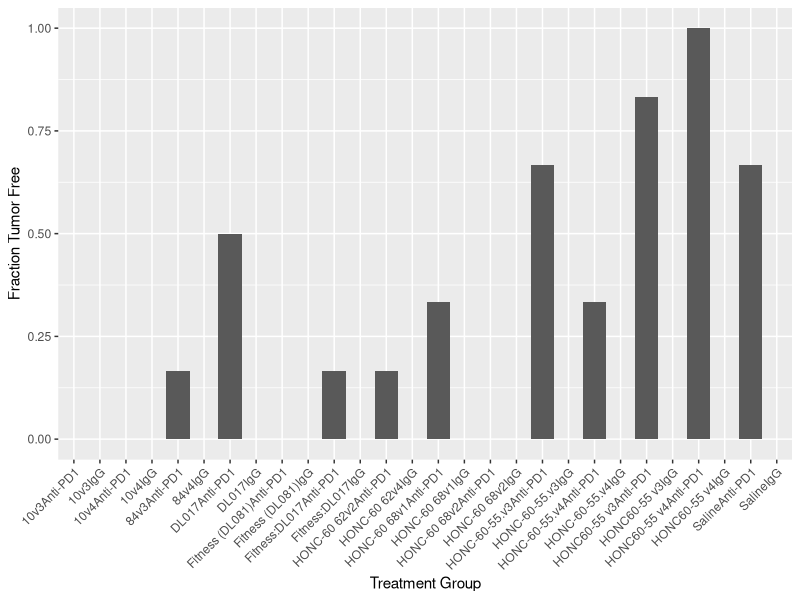
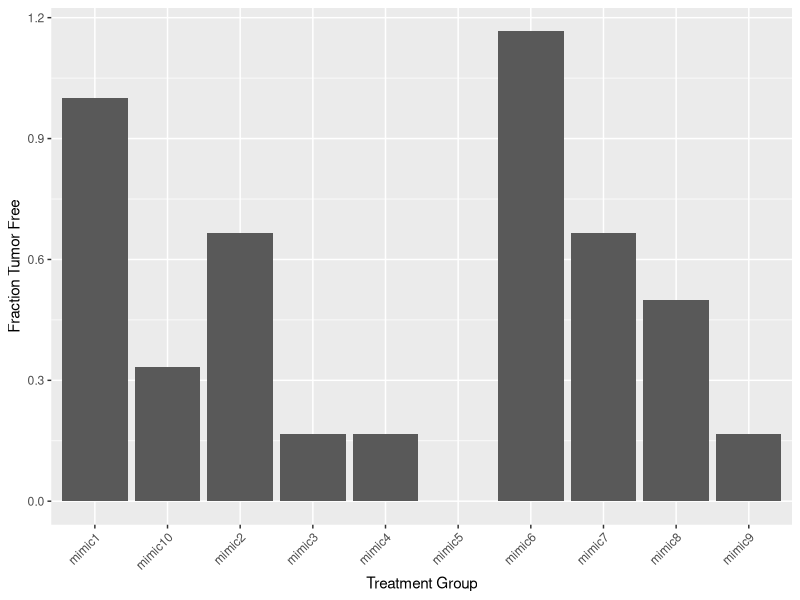
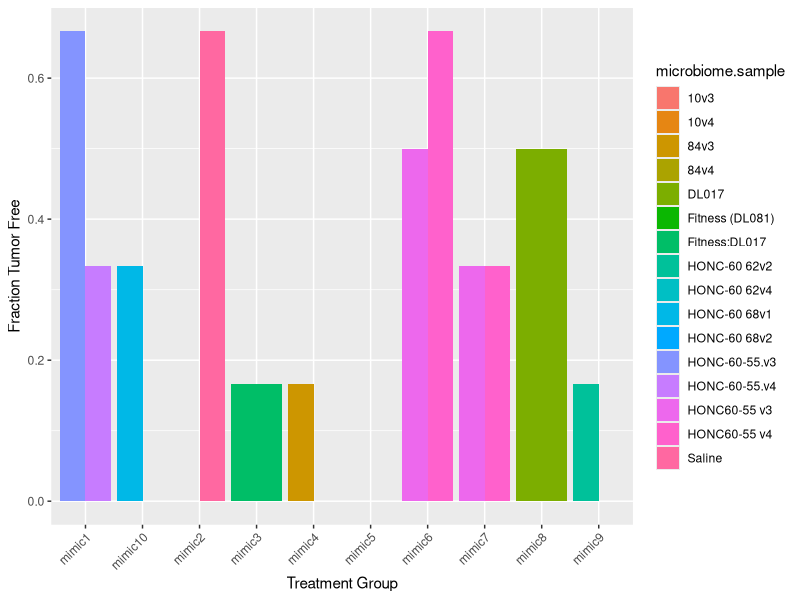
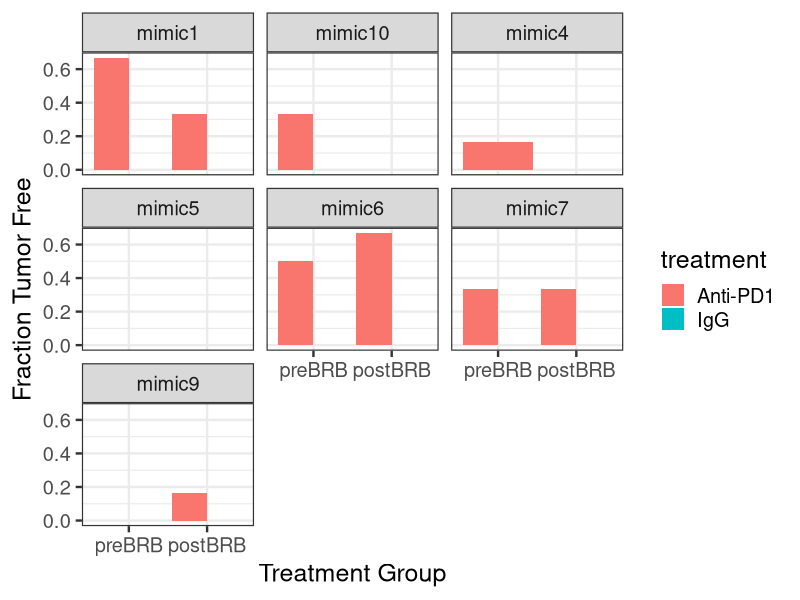
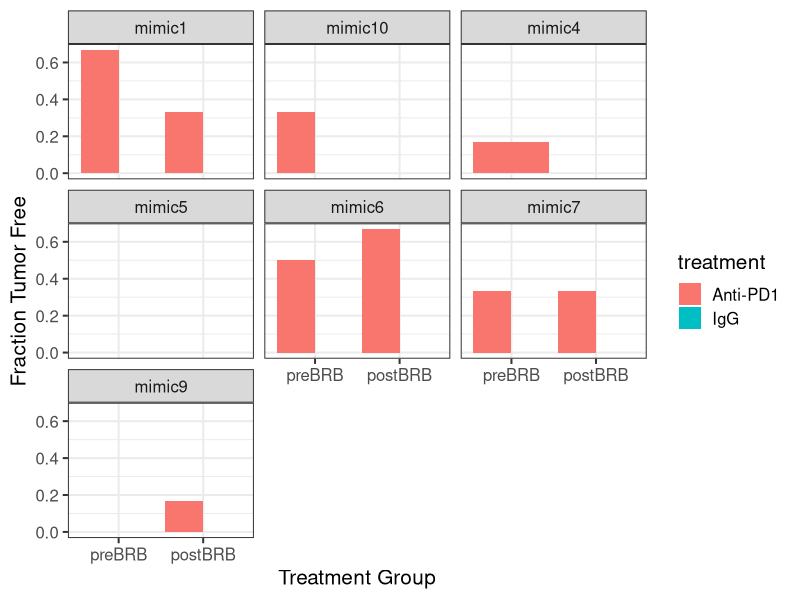
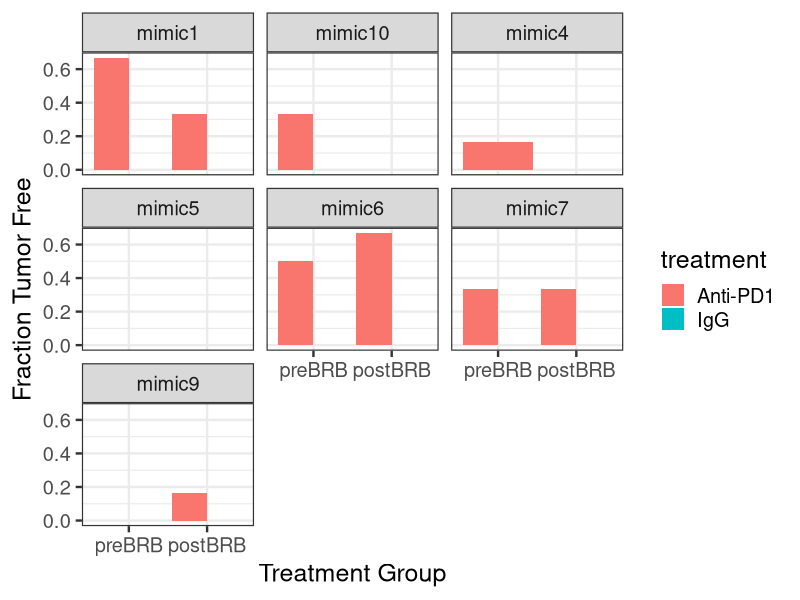
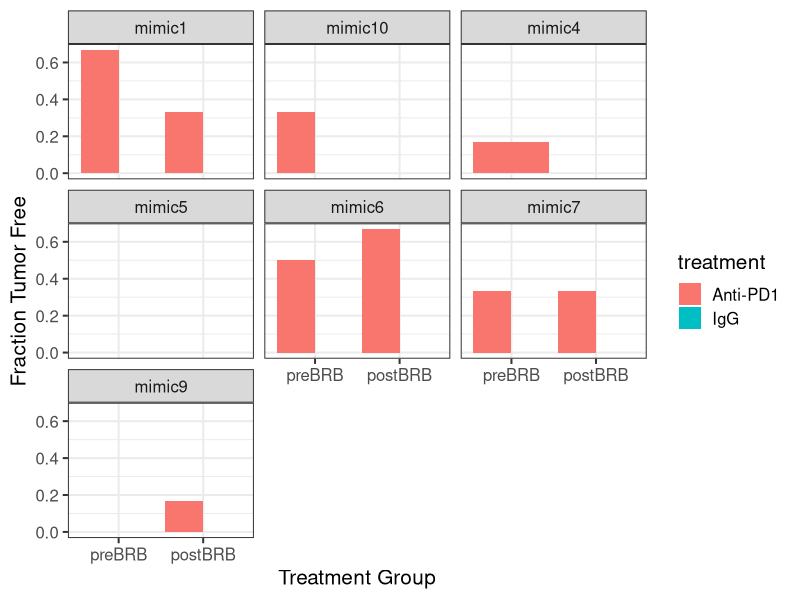

These figures' R source, in order:
## ---- chunk 1
knitr::opts_chunk$set(echo = TRUE)
library(tidyverse)
## ---- chunk 2
x <- read.csv("../data/2022-06-28_tumor-size_R-formatted.csv")%>%
  mutate(treatment=if_else(grepl("PD", treatment), 
                    true = "Anti-PD1", 
                    false = "IgG"))
## ---- chunk 3
y <- 
  x %>%
  group_by(unique.mouse.id) %>%
  filter(days.from.injection == max(days.from.injection)) %>%
  ungroup() %>%
  mutate(new.group = paste0(microbiome.sample, treatment)) %>%
  mutate(tumor.size.is.0 = if_else(tumor.volume > 0, 
                                   true = 0, 
                                   false = 1)) %>%
  group_by(new.group, experiment, microbiome.sample, treatment) %>%
  summarize(frac.0 = sum(tumor.size.is.0) /length(tumor.size.is.0)) %>%
  mutate(brb = if_else(grepl("v1|v3", 
                             microbiome.sample), 
                       true = "preBRB",
                       false = if_else(grepl("v2|v4",
                                             microbiome.sample),
                                       true = "postBRB",
                                       false = microbiome.sample))) %>%
  mutate(brb = fct_relevel(brb, "preBRB"))
## ---- chunk 4
y%>%
  ggplot(aes(x=new.group, y=frac.0)) +
  geom_bar(stat="identity") + 
  labs(y="Fraction Tumor Free", x="Treatment Group") +
  theme(axis.text.x = element_text(angle = 45, hjust=1))

## ---- chunk 5
y%>%
  ggplot(aes(x=experiment, y=frac.0)) +
  geom_bar(stat="identity") + 
  labs(y="Fraction Tumor Free", x="Treatment Group") +
  theme(axis.text.x = element_text(angle = 45, hjust=1))

## ---- chunk 6
y%>%
  ggplot(aes(x=experiment, y=frac.0)) +
  geom_bar(stat="identity", 
           position="dodge", 
           aes(fill=microbiome.sample)) + 
  labs(y="Fraction Tumor Free", x="Treatment Group") +
  theme(axis.text.x = element_text(angle = 45, hjust=1))

## ---- chunk 7
y%>%
  filter(grepl("BRB", 
               brb)) %>%
  ggplot(aes(x=brb, y=frac.0)) +
  geom_bar(stat="identity", 
           position="dodge", 
           aes(fill=treatment)) + 
  labs(y="Fraction Tumor Free", x="Treatment Group") +
  theme(axis.text.x = element_text(angle = 90, vjust = 0.5, hjust = 1)) +
  facet_wrap(~experiment) + 
  theme_bw(base_size = 18)
ggsave("../figures/Fraction-Tumor-Free.png", height= 7, width= 7)
## ---- chunk 8
y%>%
  filter(grepl("BRB", 
               brb)) %>%
  ggplot(aes(x=brb, y=frac.0)) +
  geom_bar(stat="identity", 
           position="dodge", 
           aes(fill=treatment)) +
            theme(axis.text.x = element_text(angle = 90, vjust = 0.5, hjust = -0.5)) +
  labs(y="Fraction Tumor Free", x="Treatment Group") +
  facet_wrap(~experiment) + 
  theme_bw(base_size = 15)
ggsave("../figures/Fraction-Tumor-Free.png", height= 7, width= 7)
